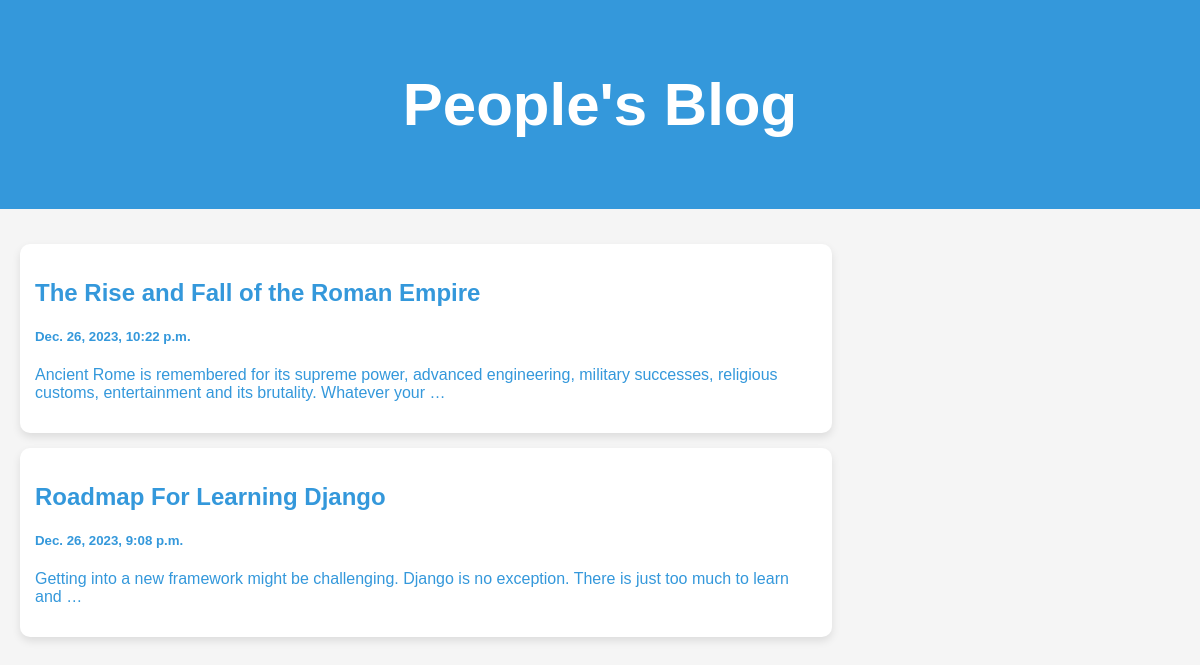
The page / on the database its author committed.
### blogapp/models.py (models this page shows)
class Post(models.Model):
  title= models.CharField(max_length=100)
  body= models.CharField(max_length=10000000)
  created_at= models.DateTimeField(default=datetime.now, blank=True)

### blogapp/views.py (the view)
# urls.py: path('', views.index, name='index'),
def index(request):
  posts = Post.objects.all()
  return render(request, 'index.html', {'posts':posts})

### templates/index.html (shortened to what this page needs)
<!DOCTYPE html>
<html lang="en">
<head>
</head>
<body>
    <div class="header">
        <h2>People's Blog</h2>
    </div>
    <div class="row">
        <div class="leftcolumn">
            {% for post in posts reversed %}
            <div class="card">
                <a href="/post/{{post.id}}">
                    <h2>{{post.title}}</h2>
                    <h5>{{post.created_at}}</h5>
                    <p>{{post.body|truncatewords:20}}</p>
                </a>
            </div>
            {% endfor %}
        </div>
        <div class="rightcolumn">
        </div>
    </div>
</body>
</html>

### templates/index.html (style rules this page uses)
* { box-sizing: border-box; }
body { font-family: 'Helvetica', sans-serif; margin: 0; padding: 0; background: #f5f5f5; color: #333; }
.header { padding: 20px 0; font-size: 40px; text-align: center; background: #3498db; color: #fff; }
.row { display: flex; flex-wrap: wrap; justify-content: space-around; padding: 20px; }
.leftcolumn { flex: 70%; max-width: 70%; }
.rightcolumn { flex: 30%; max-width: 30%; margin-top: 20px; }
.card { background-color: #fff; padding: 15px; margin: 15px 0; border-radius: 10px; box-shadow: 0 4px 8px rgba(0, 0, 0, 0.1); }
.card a { text-decoration: none; color: #3498db; }

### rows shown on the page
Post: title "The Rise and Fall of the Roman Empire", created_at "Dec. 26, 2023, 10:22 p.m.", body "Ancient Rome is remembered for its supreme power, advanced engineering, military successes, religious customs, entertainment and its brutality. Whatever your …"
Post: title "Roadmap For Learning Django", created_at "Dec. 26, 2023, 9:08 p.m.", body "Getting into a new framework might be challenging. Django is no exception. There is just too much to learn and …"
